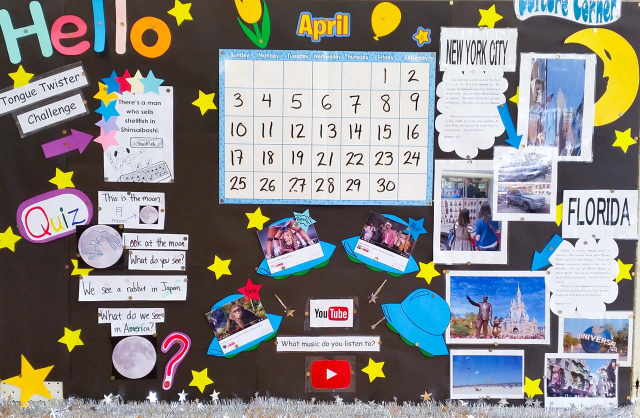
#> input picture resource/raw_image/1.jpg, 1280 x 836 px, found by its file name (shown at 1/2 size); its folder holds 4 pictures in this run
$ python RESIZE_IMAGES.py
#> lines starting #> are read from the running program, lines starting #| are printed output that depends on the picture
import cv2
import os
import shutil


rawFolderDir = r'E:\DATA_ANL - Copy\textDetection\resource\raw_image'
rawImageDir = None


def main_function(rawFolderDir = None, rawImageDir = None, size = (320, 320)):

#> called with size = (320, 320)
    if rawFolderDir != None and rawImageDir == None :
        imageDirList = os.listdir(rawFolderDir)

        rootDir, folderName = os.path.split(rawFolderDir)
        formatDir = f'{rootDir}/formatted_image'

        if os.path.isdir(formatDir):
            shutil.rmtree(formatDir)
        os.makedirs(formatDir)

        if imageDirList != []:
            for i, imgName in enumerate(imageDirList):
                imgFolderDir, imageName = rawFolderDir, imgName
                tempImg = cv2.imread(f'{imgFolderDir}/{imageName}', cv2.IMREAD_UNCHANGED)
#> tempImg is the input picture: shape (836, 1280, 3); mean B, G, R 135.8, 136.5, 137.9
                resizedImg = cv2.resize(tempImg, size, interpolation=cv2.INTER_NEAREST)
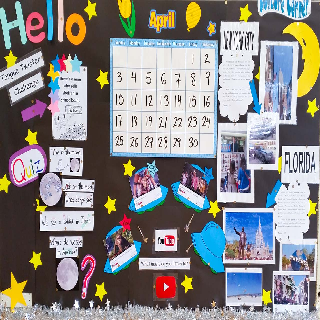
#> resizedImg: shape (320, 320, 3); mean B, G, R 135.5, 136.1, 137.6
                cv2.imwrite(f'{formatDir}/{imgName}',resizedImg)
#> pass 2 of the loop in main_function, `for i, imgName in enumerate(imageDirList):`:
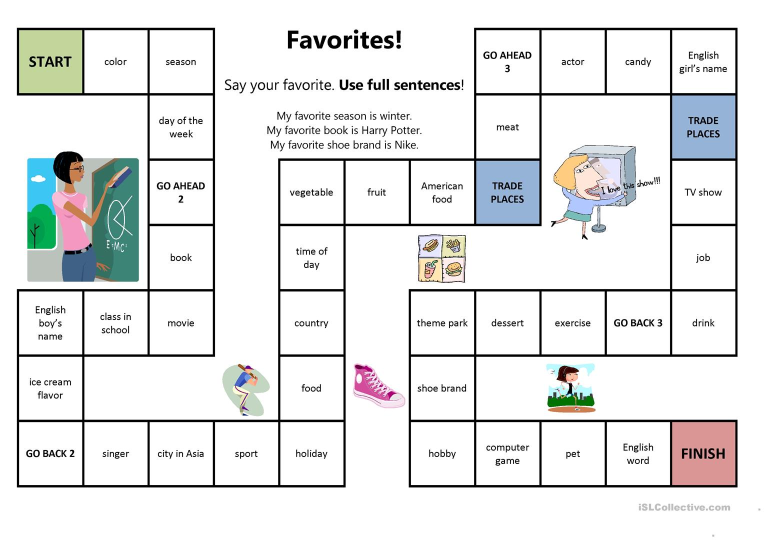
#> input picture resource/raw_image/2.jpg, 1527 x 1080 px, found by its file name (shown at 1/2 size)
#> in main_function, tempImg is the input picture: shape (1080, 1527, 3); mean B, G, R 230.5, 230.6, 229.4
#> in main_function, `resizedImg = cv2.resize(tempImg, size, interpolation=cv2.INTER_NEAREST)`:
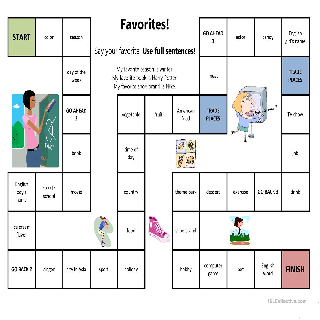
#> resizedImg: shape (320, 320, 3); mean B, G, R 230.7, 230.9, 229.6
#> pass 3 of the loop in main_function, `for i, imgName in enumerate(imageDirList):`:
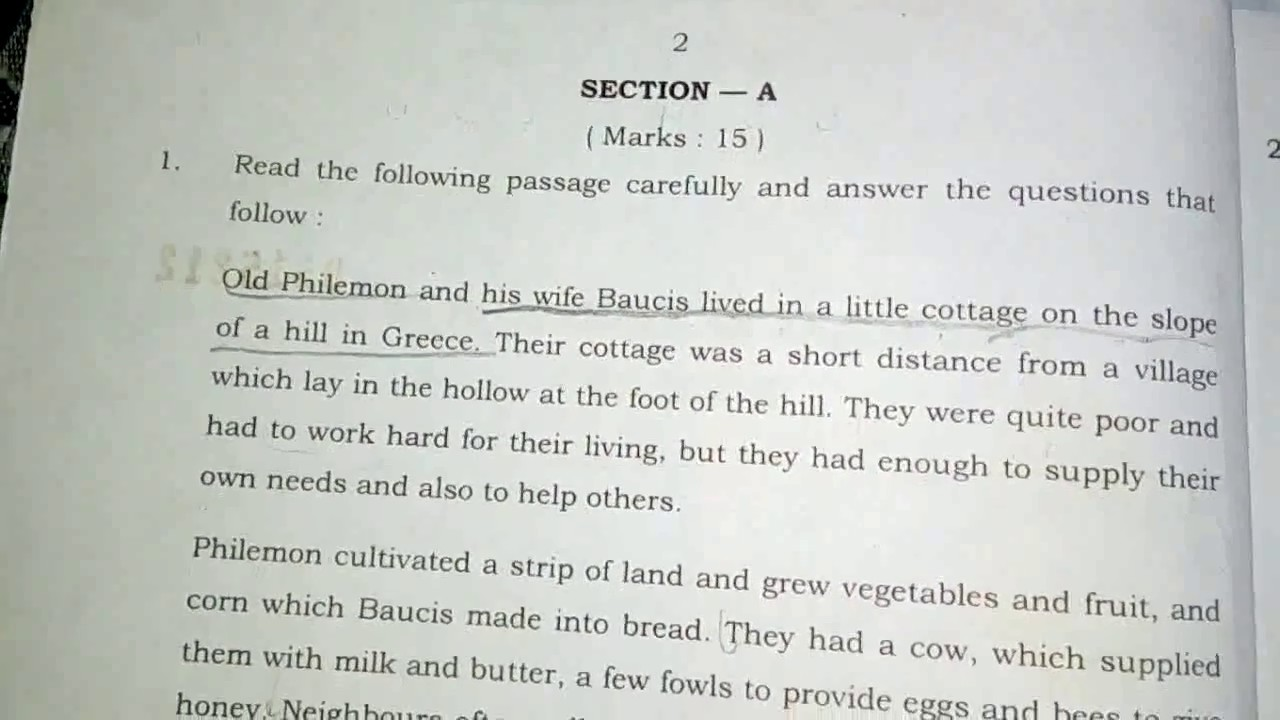
#> input picture resource/raw_image/3.jpg, 1280 x 720 px, found by its file name
#> in main_function, tempImg is the input picture: shape (720, 1280, 3); mean B, G, R 199, 203.8, 200.5
#> in main_function, `resizedImg = cv2.resize(tempImg, size, interpolation=cv2.INTER_NEAREST)`:
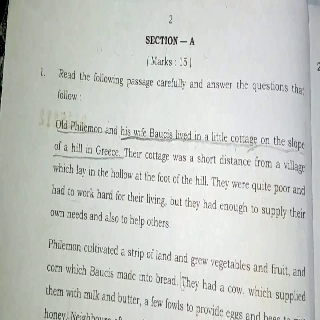
#> resizedImg: shape (320, 320, 3); mean B, G, R 199, 203.8, 200.5
#> the loop made 4 passes; the first 3 are shown

    return formatDir


if __name__ == '__main__':
    size = (320, 320)
    main_function(rawFolderDir=rawFolderDir, size=size)
